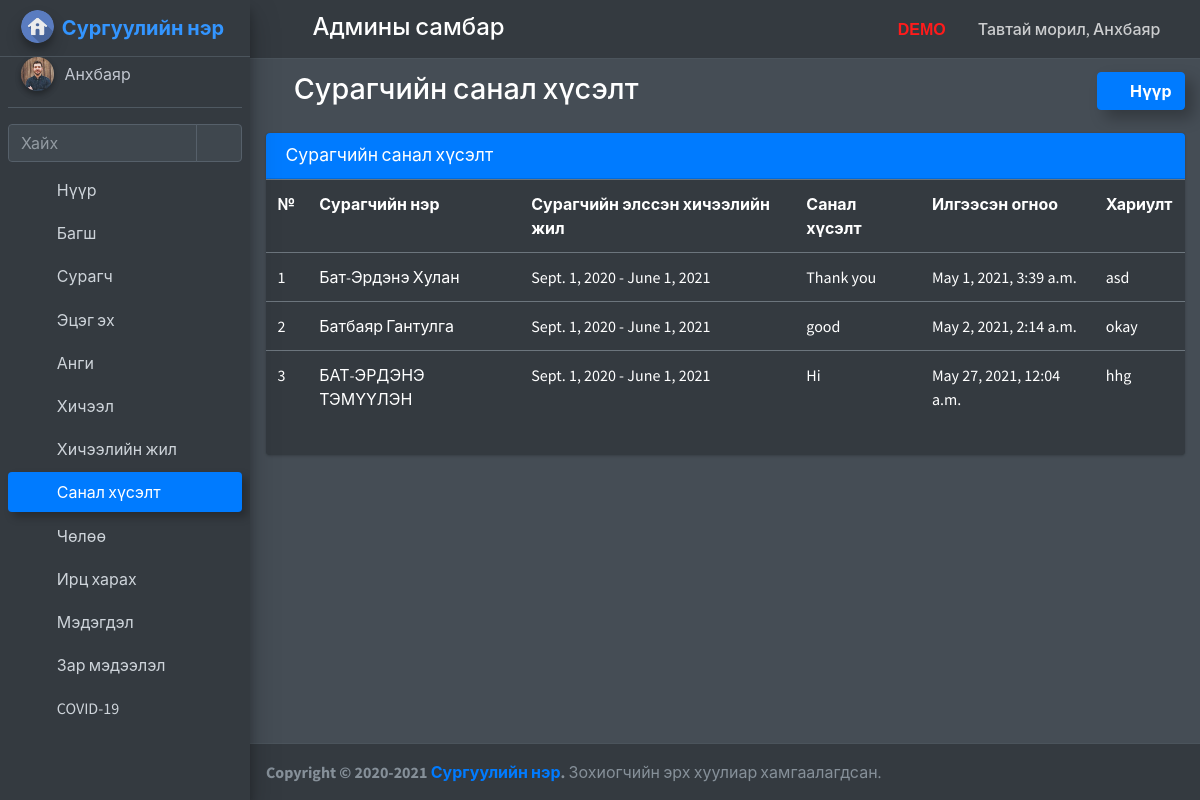
The page /student_feedback_message (signed in) on the database its author committed.
### school_management_app/models.py (models this page shows)
class CustomUser(AbstractUser):
    user_type_data=((1,"HOD"),(2,"Staff"),(3,"Student"),(4,"Parent"))
    user_type=models.CharField(default=1,choices=user_type_data,max_length=10)

class AdminHOD(models.Model):
    id=models.AutoField(primary_key=True)
    admin=models.OneToOneField(CustomUser,on_delete=models.CASCADE)
    created_at=models.DateTimeField(auto_now_add=True)
    updated_at=models.DateTimeField(auto_now_add=True)
    profile_pic=models.FileField(default="")
    objects=models.Manager()

class FeedBackStudent(models.Model):
    id = models.AutoField(primary_key=True)
    student_id = models.ForeignKey(Students, on_delete=models.CASCADE)
    feedback = models.TextField()
    feedback_reply = models.TextField()
    created_at = models.DateTimeField(auto_now_add=True)
    updated_at = models.DateTimeField(auto_now_add=True)
    objects = models.Manager()

class Students(models.Model):
    id=models.AutoField(primary_key=True)
    admin=models.OneToOneField(CustomUser,on_delete=models.CASCADE)
    gender=models.CharField(max_length=255)
    profile_pic=models.FileField()
    address=models.TextField()
    course_id=models.ForeignKey(Courses,on_delete=models.DO_NOTHING)
    session_year_id=models.ForeignKey(SessionYearModel,on_delete=models.CASCADE)
    created_at=models.DateTimeField(auto_now_add=True)
    updated_at=models.DateTimeField(auto_now_add=True)
    fcm_token=models.TextField(default="")
    objects = models.Manager()

class SessionYearModel(models.Model):
    id=models.AutoField(primary_key=True)
    session_start_year=models.DateField()
    session_end_year=models.DateField()
    object=models.Manager()

### school_management_app/HodViews.py (the view)
# urls.py: path('student_feedback_message', HodViews.student_feedback_message,name="student_feedback_message"),
def student_feedback_message(request):
    user=CustomUser.objects.get(id=request.user.id)
    admin=AdminHOD.objects.get(admin=user)
    feedbacks=FeedBackStudent.objects.all()
    return render(request,"hod_template/student_feedback_template.html",{"feedbacks":feedbacks,"admin":admin})

### school_management_app/templates/hod_template/student_feedback_template.html (shortened to what this page needs)
{% extends 'hod_template/base_template.html' %}
{% block page_title %}
<i class="nav-icon fas fa-user-graduate"></i> Сурагчийн санал хүсэлт
{% endblock page_title %}
{% block main_content %}
<section class="content">
  <div class="container-fluid">
    <div class="row">
      <div class="col-md-12">
        <div class="card card-primary">
          <div class="card-header">
            <h3 class="card-title">Сурагчийн санал хүсэлт</h3>
          </div>
          <div class="table">
            <table class="table">
              <tr>
                <th>№</th>
                <th>Сурагчийн нэр</th>
                <th>Сурагчийн элссэн хичээлийн жил</th>
                <th>Санал хүсэлт</th>
                <th>Илгээсэн огноо</th>
                <th>Хариулт</th>
              </tr>
              {% for feedback in feedbacks %}
              <tr>
                <td>{{ feedback.id }}</td>
                <td>{{ feedback.student_id.admin.first_name }} {{ feedback.student_id.admin.last_name }}</td>
                <td>{{ feedback.student_id.session_year_id.session_start_year }} - {{feedback.student_id.session_year_id.session_end_year }}</td>
                <td>{{ feedback.feedback }}</td>
                <td>{{ feedback.created_at }}</td>
                <td>
                  {% if feedback.feedback_reply == "" %}
                  <button class="btn btn-success reply_open_modal" data-toggle="modal"
                    data-target="#reply_modal">Хариулах</button>
                  {% else %}
                  {{ feedback.feedback_reply }}
                  {% endif %}
                </td>
              </tr>
              {% endfor %}
            </table>
          </div>
        </div>
      </div>
    </div>
  </div>
</section>
{% endblock main_content %}

### school_management_app/templates/hod_template/base_template.html (shortened to what this page needs)
{% load static %}
<!DOCTYPE html>
<html>
<head>
  <link rel="stylesheet" href="{% static "plugins/fontawesome-free/css/all.min.css" %}">
  <link rel="stylesheet" href="https://code.ionicframework.com/ionicons/2.0.1/css/ionicons.min.css">
  <link rel="stylesheet" href="{% static "plugins/tempusdominus-bootstrap-4/css/tempusdominus-bootstrap-4.min.css" %}">
  <link rel="stylesheet" href="{% static "plugins/icheck-bootstrap/icheck-bootstrap.min.css" %}">
  <link rel="stylesheet" href="{% static "plugins/jqvmap/jqvmap.min.css" %}">
  <link rel="stylesheet" href="{% static "dist/css/adminlte.min.css" %}">
  <link rel="stylesheet" href="{% static "plugins/overlayScrollbars/css/OverlayScrollbars.min.css" %}">
  <link rel="stylesheet" href="{% static "plugins/daterangepicker/daterangepicker.css" %}">
  <link rel="stylesheet" href="{% static "plugins/summernote/summernote-bs4.css" %}">
  <link rel="stylesheet" href="{% static "custom/css/style.css" %}">
</head>
<body class="hold-transition sidebar-mini layout-fixed layout-navbar-fixed dark-mode">
  <div class="wrapper">
    <nav class="main-header navbar navbar-expand navbar-dark">
      <ul class="navbar-nav">
        <li class="nav-item">
          <a class="nav-link" data-widget="pushmenu" href="#"><i class="fas fa-bars"></i></a>
        </li>
      </ul>
      <h4 class="title-c1" style="margin-left: 10px; margin-top: 5px;">
        <span class="desktop">Админы самбар</span>
      </h4>
      <ul class="navbar-nav ml-auto">
        <li class="nav-item d-flex">
          <a class="nav-link">
            <span class="desktop-demo">DEMO</span>
        </li>
        <li class="nav-item d-flex">
          <a class="nav-link title-c2" style="white-space: nowrap; cursor: pointer;" data-toggle="dropdown" aria-haspopup="true" aria-expanded="false">
            <span class="hidden">Тавтай морил, </span>{{ user.last_name }}
            <i class="fas fa-angle-down"></i>
          </a>
        </li>
      </ul>
    </nav>
    {% include 'hod_template/sidebar_template.html' with user=user id=id %}
    <div class="content-wrapper">
      <div class="content-header">
        <div class="container-fluid">
          <div class="row mb-2">
            <div class="col-sm-6">
              <h1 class="m-0">
                {% block page_title %}
                {% endblock page_title %}
              </h1>
            </div>
            <div class="col-sm-6">
              <ol class="breadcrumb float-sm-right">
                <li class="breadcrumb-item"><a class="btn btn-primary font-weight-bold" href="{% url 'admin_home' %}"><i class="nav-icon fas fa-tachometer-alt mr-2"></i>Нүүр</a></li>
              </ol>
            </div>
          </div>
        </div>
      </div>
      {% block main_content %}{% endblock main_content %}
    </div>
    {% include 'hod_template/footer.html' %}
  </div>
</body>
</html>

### school_management_app/templates/hod_template/sidebar_template.html (shortened to what this page needs)
{% load static %}
<aside class="main-sidebar sidebar-dark-primary elevation-4">
  <a href="/admin_home" class="brand-link">
    <img src="{% static "dist/img/home-icon.png" %}" alt="logo" class="brand-image img-circle elevation-3"
      style="opacity: .9">
    <span class="brand-text font-weight-bold">Сургуулийн нэр</span>
  </a>
  <div class="sidebar">
    <div class="user-panel mt-3 pb-3 mb-3 d-flex">
      <div class="image">
        <img src="{{ admin.profile_pic }}" class="img-circle elevation-2 zoomD" alt="User Image">
      </div>
      <div class="info">
        <a href="{% url 'admin_profile' %}" class="d-block ">{{ user.last_name }}</a>
      </div>
    </div>
    <div class="form-inline">
      <div class="input-group" data-widget="sidebar-search">
        <input class="form-control form-control-sidebar" type="search" placeholder="Хайх" aria-label="Search">
        <div class="input-group-append">
          <button class="btn btn-sidebar" style="box-shadow: none !important;">
            <i class="fas fa-search fa-fw"></i>
          </button>
        </div>
      </div>
    </div>
    <nav class="mt-2">
      <ul class="nav nav-pills nav-sidebar flex-column nav-child-indent" data-widget="treeview" role="menu"
        data-accordion="false">
        <li class="nav-item">
          {% url 'admin_home' as admin_home %}
          <a href="{{ admin_home }}" class="nav-link {% if request.path == admin_home %} active {% endif %}">
            <i class="nav-icon fas fa-tachometer-alt"></i>
            <p>Нүүр</p>
          </a>
        </li>
        <li class="nav-item">
          {% url 'add_staff' as add_staff %}
          {% url 'manage_staff' as manage_staff %}
          {% url 'edit_staff' staff_id=id as edit_staff %}
          <a href="#" class="nav-link {% if request.path == add_staff %} active {% elif request.path == manage_staff %} active {% elif request.path == edit_staff %} active {% endif %}">
            <i class="nav-icon fas fa-chalkboard-teacher"></i>
            <p>Багш
              <i class="right fas fa-angle-left"></i>
            </p>
          </a>
        </li>
        <li class="nav-item">
          {% url 'add_student' as add_student %}
          {% url 'manage_student' as manage_student %}
          {% url 'edit_student' student_id=id as edit_student %}
          <a href="#" class="nav-link {% if request.path == add_student %} active {% elif request.path == manage_student %} active {% elif request.path == edit_student %} active {% endif %}">
            <i class="nav-icon fas fa-user-graduate"></i>
            <p>
              Сурагч
              <i class="right fas fa-angle-left"></i>
            </p>
          </a>
        </li>
        <li class="nav-item">
          {% url 'add_parent' as add_parent %}
          {% url 'manage_parent' as manage_parent %}
          {% url 'edit_parent' parent_id=id as edit_parent %}
          <a href="#" class="nav-link {% if request.path == add_parent %} active {% elif request.path == manage_parent %} active {% elif request.path == edit_parent %} active {% endif %}">
            <i class="nav-icon fas fa-users"></i>
            <p>
              Эцэг эх
              <i class="right fas fa-angle-left"></i>
            </p>
          </a>
        </li>
        <li class="nav-item">
          {% url 'add_course' as add_course %}
          {% url 'manage_course' as manage_course %}
          {% url 'edit_course' course_id=id as edit_course %}
          <a href="#" class="nav-link {% if request.path == add_course %} active {% elif request.path == manage_course %} active {% elif request.path == edit_course %} active {% endif %}">
            <i class="nav-icon fas fa-book"></i>
            <p>
              Анги
              <i class="right fas fa-angle-left"></i>
            </p>
          </a>
        </li>
        <li class="nav-item">
          {% url 'add_subject' as add_subject %}
          {% url 'manage_subject' as manage_subject %}
          {% url 'edit_subject' subject_id=id as edit_subject %}
          <a href="#" class="nav-link {% if request.path == add_subject %} active {% elif request.path == manage_subject %} active {% elif request.path == edit_subject %} active {% endif %}">
            <i class="nav-icon fas fa-book-open"></i>
            <p>
              Хичээл
              <i class="right fas fa-angle-left"></i>
            </p>
          </a>
        </li>
        <li class="nav-item">
          {% url 'add_session' as add_session %}
          {% url 'manage_session' as manage_session %}
          <a href="#" class="nav-link {% if request.path == add_session %} active {% elif request.path == manage_session %} active {% endif %}">
            <i class="nav-icon fas fa-calendar-alt"></i>
            <p>
              Хичээлийн жил
              <i class="right fas fa-angle-left"></i>
            </p>
          </a>
        </li>
        <li class="nav-item">
          {% url 'student_feedback_message' as student_feedback_message %}
          {% url 'staff_feedback_message' as staff_feedback_message %}
          {% url 'parent_feedback_message' as parent_feedback_message %}
          <a href="#" class="nav-link {% if request.path == student_feedback_message %} active {% elif request.path == staff_feedback_message %} active {% elif request.path == parent_feedback_message %} active {% endif %}">
            <i class="nav-icon fas fa-comments"></i>
            <p>
              Санал хүсэлт
              <i class="right fas fa-angle-left"></i>
            </p>
          </a>
        </li>
        <li class="nav-item">
          {% url 'student_leave_view' as student_leave_view %}
          {% url 'staff_leave_view' as staff_leave_view %}
          <a href="#" class="nav-link {% if request.path == student_leave_view %} active {% elif request.path == staff_leave_view %} active {% endif %}">
            <i class="nav-icon fas fa-sign-out-alt"></i>
            <p>
              Чөлөө
              <i class="right fas fa-angle-left"></i>
            </p>
          </a>
        </li>
        <li class="nav-item">
          {% url 'admin_view_attendance' as admin_view_attendance %}
          <a href="{% url 'admin_view_attendance' %}"
            class="nav-link {% if request.path == admin_view_attendance %} active {% endif %}">
            <i class="nav-icon fas fa-user-check"></i>
            <p>
              Ирц харах
            </p>
          </a>
        </li>
        <li class="nav-item">
          {% url 'admin_send_notification_staff' as admin_send_notification_staff %}
          {% url 'admin_send_notification_student' as admin_send_notification_student %}
          {% url 'admin_send_notification_parent' as admin_send_notification_parent %}
          <a href="#" class="nav-link ">
            <i class="nav-icon fas fa-bell"></i>
            <p>
              Мэдэгдэл
              <i class="right fas fa-angle-left"></i>
            </p>
          </a>
        </li>
        {% url 'manage_tnews' as manage_tnews %}
        {% url 'edit_tnews' TNews_id=id as edit_tnews %}
        {% url 'add_tnews' as add_tnews %}
        {% url 'view_tnews' TNews_id=id as view_tnews %}
        {% url 'manage_news' as manage_news %}
        {% url 'edit_news' News_id=id as edit_news %}
        {% url 'add_news' as add_news %}
        {% url 'view_news' News_id=id as view_news %}
        {% url 'manage_pnews' as manage_pnews %}
        {% url 'edit_pnews' PNews_id=id as edit_pnews %}
        {% url 'add_pnews' as add_pnews %}
        {% url 'view_pnews' PNews_id=id as view_pnews %}
        <li class="nav-item">
          <a href="#" class="nav-link
          ">
            <i class="nav-icon fas fa-newspaper"></i>
            <p>
              Зар мэдээлэл
              <i class="right fas fa-angle-left"></i>
            </p>
          </a>
        <li class="nav-item">
          {% url 'covid19' as covid19 %}
          <a href="{% url 'covid19' %}" class="nav-link {% if request.path == covid19 %} active {% endif %}">
            <i class="nav-icon fas fa-virus"></i>
            <p>
              COVID-19
            </p>
          </a>
        </li>
      </ul>
    </nav>
  </div>
</aside>

### school_management_app/static/custom/css/style.css (style rules this page uses)
.breadcrumb-item { margin-top: 10px; display: none; }
@media screen and (min-width: 992px) { .breadcrumb-item { margin-top: 0px; display: inline-block; } }
.btn { box-shadow: 8px 8px 15px rgba(0, 0, 0, 0.267) !important; }

### school_management_app/templates/hod_template/base_template.html (style rules this page uses)
.title-c1 { font-size: 20px; }
.desktop { font-size: 0px; }
.desktop-demo { font-size: 0px; }
.title-c2 { font-size: 15px; }
.hidden { font-size: 0; }
@media screen and (min-width: 992px) { .title-c1 { font-size: 24px; } }
@media screen and (min-width: 992px) { .desktop { font-size: 24px; } }
@media screen and (min-width: 992px) { .desktop-demo { font-size: 1rem; color: #ff1b1b; font-weight: 700; font-family: sans-serif; } }
@media screen and (min-width: 992px) { .title-c2 { font-size: 16px; font-weight: 500; } }
@media screen and (min-width: 992px) { .hidden { font-size: 16px; } }

### school_management_app/templates/hod_template/sidebar_template.html (style rules this page uses)
.zoomD { cursor: zoom-in; }
.nav-link.active { box-shadow: 5px 5px 8px rgba(0, 0, 0, 0.267) !important; }

### rows shown on the page
CustomUser: last_name "Анхбаяр"
AdminHOD: profile_pic (picture)
FeedBackStudent: id "1", student_id.admin.first_name "Бат-Эрдэнэ", student_id.admin.last_name "Хулан", student_id.session_year_id.session_start_year "Sept. 1, 2020", student_id.session_year_id.session_end_year "June 1, 2021", feedback "Thank you", created_at "May 1, 2021, 3:39 a.m.", feedback_reply "asd"
FeedBackStudent: id "2", student_id.admin.first_name "Батбаяр", student_id.admin.last_name "Гантулга", student_id.session_year_id.session_start_year "Sept. 1, 2020", student_id.session_year_id.session_end_year "June 1, 2021", feedback "good", created_at "May 2, 2021, 2:14 a.m.", feedback_reply "okay"
FeedBackStudent: id "3", student_id.admin.first_name "БАТ-ЭРДЭНЭ", student_id.admin.last_name "ТЭМҮҮЛЭН", student_id.session_year_id.session_start_year "Sept. 1, 2020", student_id.session_year_id.session_end_year "June 1, 2021", feedback "Hi", created_at "May 27, 2021, 12:04 a.m.", feedback_reply "hhg"
